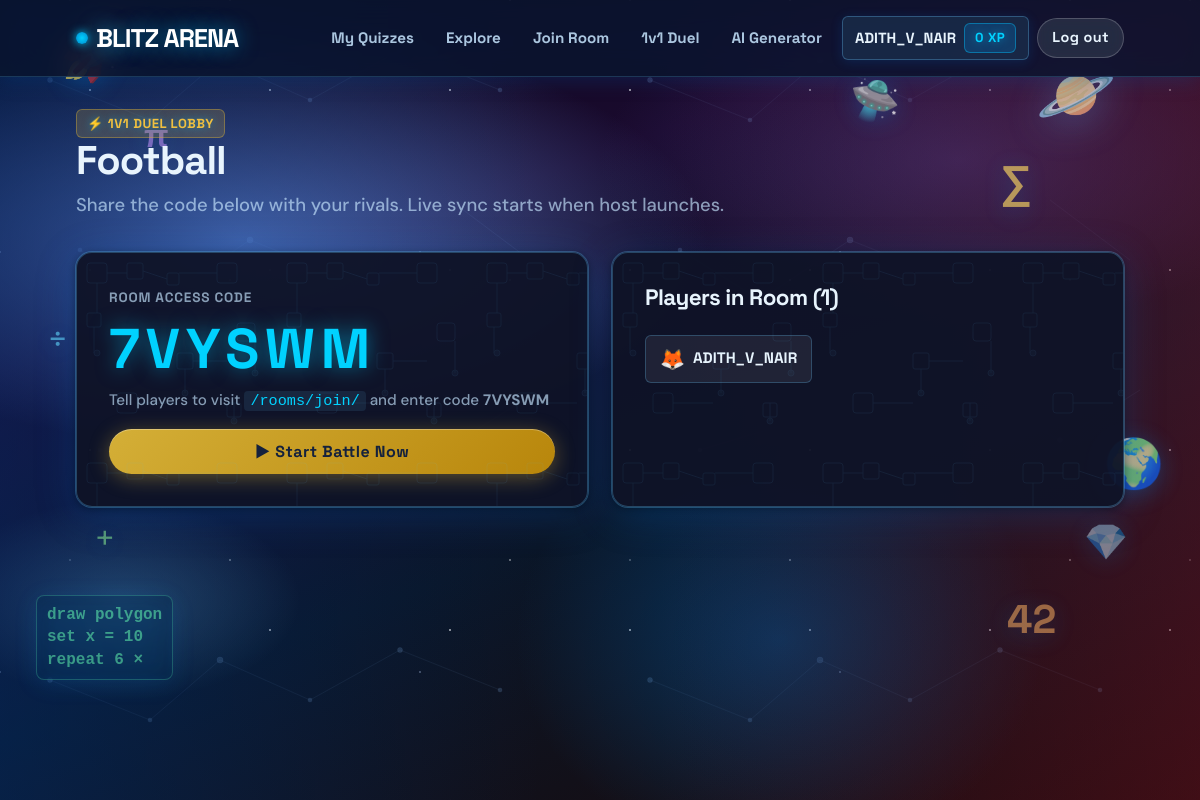
Page /rooms/7VYSWM/ (signed in) on the committed database.
### apps/accounts/models.py (models this page shows, shortened)
class User(AbstractUser):
    avatar = models.CharField(max_length=50, default='default', blank=True)
    xp = models.PositiveIntegerField(default=0)

### apps/quizzes/models.py (models this page shows, shortened)
class Quiz(models.Model):
    owner = models.ForeignKey(
        settings.AUTH_USER_MODEL,
        on_delete=models.CASCADE,
        related_name='quizzes'
    )
    title = models.CharField(max_length=255)
    topic = models.CharField(max_length=100, blank=True, default='General')
    is_public = models.BooleanField(default=True)
    created_by_ai = models.BooleanField(default=False)
    created_at = models.DateTimeField(auto_now_add=True)
    class Meta:
        ordering = ['-created_at']

### apps/rooms/models.py (models this page shows, shortened)
class Room(models.Model):
    MODE_CHOICES = (
        ('group', 'Group Match'),
        ('duel', '1v1 Duel'),
    )
    STATUS_CHOICES = (
        ('lobby', 'Lobby'),
        ('live', 'Live'),
        ('finished', 'Finished'),
    )
    code = models.CharField(max_length=6, unique=True, default=generate_room_code)
    quiz = models.ForeignKey(Quiz, on_delete=models.CASCADE, related_name='rooms')
    host = models.ForeignKey(settings.AUTH_USER_MODEL, on_delete=models.CASCADE, related_name='hosted_rooms')
    mode = models.CharField(max_length=10, choices=MODE_CHOICES, default='group')
    status = models.CharField(max_length=10, choices=STATUS_CHOICES, default='lobby')
    current_index = models.IntegerField(default=0)  # 0-based question index
    created_at = models.DateTimeField(auto_now_add=True)
    class Meta:
        ordering = ['-created_at']

class RoomPlayer(models.Model):
    room = models.ForeignKey(Room, on_delete=models.CASCADE, related_name='players')
    user = models.ForeignKey(settings.AUTH_USER_MODEL, on_delete=models.CASCADE, related_name='room_entries')
    score = models.IntegerField(default=0)
    joined_at = models.DateTimeField(auto_now_add=True)
    class Meta:
        unique_together = ('room', 'user')
        ordering = ['-score', 'joined_at']

### apps/rooms/views.py (the view)
# urls.py: path('<str:code>/', views.room_view, name='room_play'),
@login_required
def room_view(request, code):
    room = get_object_or_404(Room.objects.select_related('quiz', 'host'), code=code.upper())
    is_host = (room.host == request.user)
    RoomPlayer.objects.get_or_create(room=room, user=request.user)
    return render(request, 'rooms/play.html', {
        'room': room,
        'quiz': room.quiz,
        'is_host': is_host,
    })

### templates/rooms/play.html (shortened to what this page needs)
{% extends 'base.html' %}
{% load static %}
{% block extra_css %}
<link rel="stylesheet" href="{% static 'css/play.css' %}">
{% endblock %}
{% block content %}
<div id="lobby-view" class="arena-section">
  <div class="page-header">
    <div class="badge badge-accent">
      {% if room.mode == 'duel' %}⚡ 1v1 Duel Lobby{% else %}🌌 Group Match Lobby{% endif %}
    </div>
    <h1 class="page-title">{{ quiz.title }}</h1>
    <p class="page-subtitle">Share the code below with your rivals. Live sync starts when host launches.</p>
  </div>
  <div class="lobby-grid">
    <div class="card code-card">
      <span class="stat-label">Room Access Code</span>
      <div class="code-display">{{ room.code }}</div>
      <p class="card-subtitle">Tell players to visit <code>/rooms/join/</code> and enter code <strong>{{ room.code }}</strong></p>
      {% if is_host %}
        <div class="host-controls">
          <button id="start-game-btn" class="btn btn-primary btn-block">▶ Start Battle Now</button>
        </div>
      {% endif %}
    </div>
    <div class="card roster-card">
      <div class="card-header">
        <h2 class="card-title">Players in Room (<span id="player-count">{{ room.players.count }}</span>)</h2>
      </div>
      <div id="player-roster" class="player-chips-list">
        {% for p in room.players.all %}
          <div class="player-chip">
            <span class="player-avatar">
              {% if p.user.avatar == 'fox' %}🦊
              {% elif p.user.avatar == 'knight' %}⚔️
              {% elif p.user.avatar == 'owl' %}🦉
              {% elif p.user.avatar == 'bear' %}🐻
              {% elif p.user.avatar == 'bot' %}🤖
              {% else %}🎮
              {% endif %}
            </span>
            <span class="player-name">{{ p.user.username }}</span>
          </div>
        {% endfor %}
      </div>
    </div>
  </div>
</div>
{% endblock %}

### templates/components/navbar.html
<nav class="navbar">
  <div class="container nav-container">
    <a href="/" class="brand">
      <span class="brand-dot"></span>BLITZ ARENA
    </a>
    <ul class="nav-links">
      {% if user.is_authenticated %}
        <li><a href="/quizzes/" class="nav-link">My Quizzes</a></li>
        <li><a href="/quizzes/explore/" class="nav-link">Explore</a></li>
        <li><a href="/rooms/join/" class="nav-link">Join Room</a></li>
        <li><a href="/rooms/duel/" class="nav-link">1v1 Duel</a></li>
        <li><a href="/ai/generate/" class="nav-link">AI Generator</a></li>
        <li>
          <a href="{% url 'profile' %}" class="user-pill">
            <span>{{ user.username }}</span>
            <span class="badge">{{ user.xp }} XP</span>
          </a>
        </li>
        <li><a href="{% url 'logout' %}" class="btn btn-secondary btn-sm">Log out</a></li>
      {% else %}
        <li><a href="{% url 'login' %}" class="nav-link">Log in</a></li>
        <li><a href="{% url 'signup' %}" class="btn btn-primary btn-sm">Sign up</a></li>
      {% endif %}
    </ul>
  </div>
</nav>

### static/css/tokens.css (style rules this page uses)
:root { --bg: #F4EFE6; --surface: #FFFFFF; --surface-alt: #FDFBF7; --ink: #18181B; --muted: #64748B; --muted-light: #94A3B8; --accent: #FF4D2E; --accent-hover: #E63E20; --accent-2: #FFD23F; --good: #10B981; --bad: #EF4444; --opt-a: #3B82F6; --opt-b: #F97316; --opt-c: #10B981; --opt-d: #8B5CF6; --border: 2.5px solid var(--ink); --border-thin: 1.5px solid var(--ink); --shadow: 4px 4px 0 var(--ink); --shadow-lg: 6px 6px 0 var(--ink); --shadow-sm: 2px 2px 0 var(--ink); --shadow-hover: 2px 2px 0 var(--ink); --shadow-active: 0px 0px 0 var(--ink); --radius: 10px; --radius-sm: 6px; --radius-full: 9999px; --font-head: 'Space Grotesk', system-ui, -apple-system, sans-serif; --font-body: 'DM Sans', system-ui, -apple-system, sans-serif; --space-2xs: 4px; --space-xs: 8px; --space-sm: 12px; --space-md: 16px; --space-lg: 24px; --space-xl: 32px; --space-2xl: 48px; --space-3xl: 64px; }

### static/css/base.css (style rules this page uses)
*, *::before, *::after { box-sizing: border-box; margin: 0; padding: 0; }
body { font-family: var(--font-body); background-color: var(--bg); background-image: radial-gradient(rgba(24, 24, 27, 0.12) 1.2px, transparent 1.2px); background-size: 24px 24px; color: var(--ink); min-height: 100vh; display: flex; flex-direction: column; line-height: 1.5; -webkit-font-smoothing: antialiased; }
h1, h2, h3, h4, h5, h6 { font-family: var(--font-head); font-weight: 700; line-height: 1.15; color: var(--ink); letter-spacing: -0.025em; }
h1 { font-size: 2.5rem; margin-bottom: var(--space-md); }
h2 { font-size: 1.85rem; margin-bottom: var(--space-sm); }
p { margin-bottom: var(--space-md); color: var(--ink); }
a { color: var(--ink); font-weight: 600; text-decoration: underline; text-decoration-thickness: 2px; text-underline-offset: 3px; cursor: pointer; transition: color 0.15s ease; }
.container { width: 100%; max-width: 1080px; margin: 0 auto; padding: 0 var(--space-md); }
.page-header { margin-bottom: var(--space-xl); text-align: left; }
.page-title { margin-bottom: var(--space-xs); display: flex; align-items: center; gap: var(--space-sm); flex-wrap: wrap; }
.page-subtitle { color: var(--muted); font-size: 1.15rem; font-weight: 500; max-width: 650px; }
.badge { display: inline-flex; align-items: center; gap: 4px; padding: 4px 10px; font-family: var(--font-head); font-size: 0.82rem; font-weight: 700; text-transform: uppercase; letter-spacing: 0.04em; border: var(--border-thin); border-radius: var(--radius-sm); background-color: var(--accent-2); color: var(--ink); box-shadow: 2px 2px 0 var(--ink); }
.badge-accent { background-color: var(--accent); color: #FFFFFF; }
.stat-label { font-family: var(--font-head); font-size: 0.85rem; font-weight: 700; color: var(--muted); text-transform: uppercase; letter-spacing: 0.06em; margin-bottom: var(--space-xs); }

### rows in the picture
User: username "ADITH_V_NAIR", xp "0"
Quiz: title "Football"
Room: code "7VYSWM", players.count "1"
RoomPlayer: user.username "ADITH_V_NAIR"
